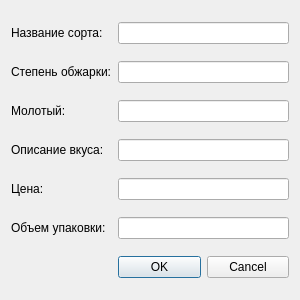
<?xml version="1.0" encoding="UTF-8"?>
<ui version="4.0">
 <class>Dialog</class>
 <widget class="QDialog" name="Dialog">
  <property name="geometry">
   <rect>
    <x>0</x>
    <y>0</y>
    <width>300</width>
    <height>300</height>
   </rect>
  </property>
  <property name="windowTitle">
   <string>Dialog</string>
  </property>
  <layout class="QGridLayout" name="gridLayout">
   <property name="bottomMargin">
    <number>9</number>
   </property>
   <item row="0" column="0">
    <widget class="QLabel" name="label">
     <property name="text">
      <string>Название сорта:</string>
     </property>
    </widget>
   </item>
   <item row="0" column="1" colspan="2">
    <widget class="QLineEdit" name="lineEdit"/>
   </item>
   <item row="1" column="0">
    <widget class="QLabel" name="label_2">
     <property name="text">
      <string>Степень обжарки:</string>
     </property>
    </widget>
   </item>
   <item row="1" column="1" colspan="2">
    <widget class="QLineEdit" name="lineEdit_2"/>
   </item>
   <item row="2" column="0">
    <widget class="QLabel" name="label_3">
     <property name="text">
      <string>Молотый:</string>
     </property>
    </widget>
   </item>
   <item row="2" column="1" colspan="2">
    <widget class="QLineEdit" name="lineEdit_3"/>
   </item>
   <item row="3" column="0">
    <widget class="QLabel" name="label_4">
     <property name="text">
      <string>Описание вкуса:</string>
     </property>
    </widget>
   </item>
   <item row="3" column="1" colspan="2">
    <widget class="QLineEdit" name="lineEdit_4"/>
   </item>
   <item row="4" column="0">
    <widget class="QLabel" name="label_5">
     <property name="text">
      <string>Цена:</string>
     </property>
    </widget>
   </item>
   <item row="4" column="1" colspan="2">
    <widget class="QLineEdit" name="lineEdit_5"/>
   </item>
   <item row="5" column="0">
    <widget class="QLabel" name="label_6">
     <property name="text">
      <string>Объем упаковки:</string>
     </property>
    </widget>
   </item>
   <item row="5" column="1" colspan="2">
    <widget class="QLineEdit" name="lineEdit_6"/>
   </item>
   <item row="6" column="0">
    <widget class="QLabel" name="label_7">
     <property name="text">
      <string/>
     </property>
    </widget>
   </item>
   <item row="6" column="1">
    <widget class="QPushButton" name="pushButton">
     <property name="text">
      <string>OK</string>
     </property>
    </widget>
   </item>
   <item row="6" column="2">
    <widget class="QPushButton" name="pushButton_2">
     <property name="text">
      <string>Cancel</string>
     </property>
    </widget>
   </item>
  </layout>
 </widget>
 <resources/>
 <connections/>
</ui>
